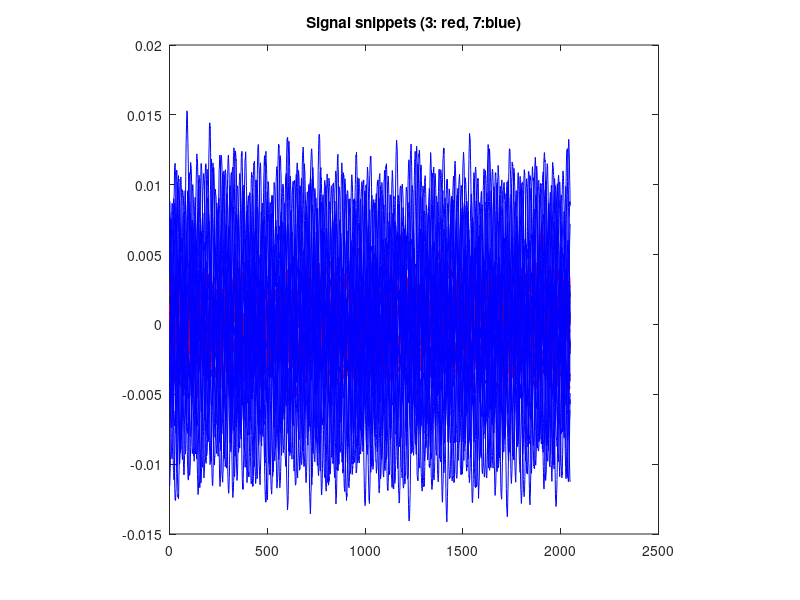
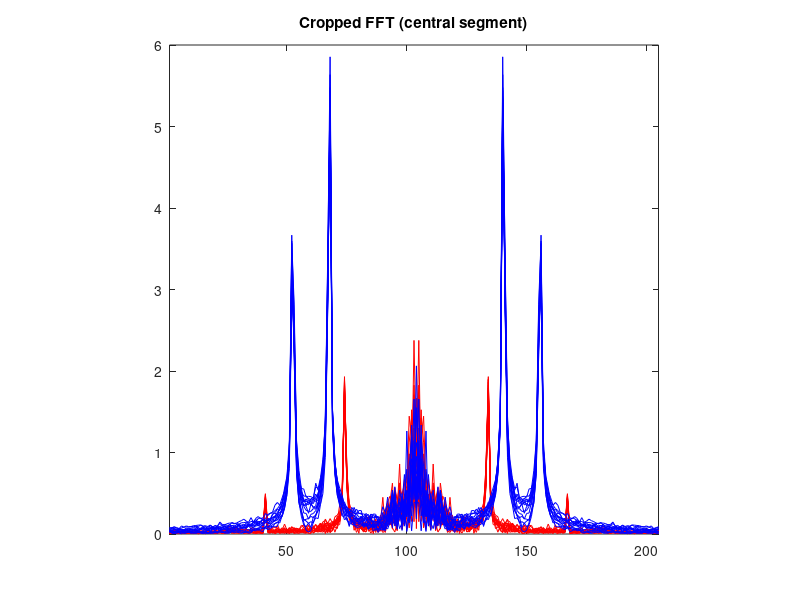

Recreate these plots in MATLAB, in order.
% Divide phone dial sounds into several samples


%% Put data snippets into matrices

% Load precomputed data
load data/twosounds s3 s7 
len = length(s3);

% Initialize sample matrices
N = 2^11;
K = floor(len/N);
s3mat = zeros(N,K);
s7mat = zeros(N,K);

%% Chop the original signals into K snippets, each stored as one column in
% the corresponding matrix
for iii = 1:K
    s3mat(:,iii) = s3((iii-1)*N+[1:N]);
    s7mat(:,iii) = s7((iii-1)*N+[1:N]);
end

%% Plot
figure(1)
clf
plot(s3mat,'r')
hold on
plot(s7mat,'b')
axis square
title('Signal snippets (3: red, 7:blue)');

%% Calculate FFTs

% Fast Fourier transform applied to columns
Fs3mat = fftshift(fft(s3mat),1);
Fs7mat = fftshift(fft(s7mat),1);

% Crop the FFTs
ind1 = round(.45*size(Fs3mat,1));
ind2 = round(.55*size(Fs3mat,1));
Fs3mat = Fs3mat(ind1:ind2,:);
Fs7mat = Fs7mat(ind1:ind2,:);

% Plot
figure(30)
clf
plot(abs(Fs3mat),'r')
hold on
plot(abs(Fs7mat),'b')
axis square
xlim([1 size(Fs3mat,1)])
title('Cropped FFT (central segment)')


%% Train Support Vector Machine (SVM) with *sound* data (bad idea)

% Use 2*Ntrain samples of the data to train an SVM
Ntrain1 = 5;
X = [(s3mat(:,1:Ntrain1)).';(s7mat(:,1:Ntrain1)).'];
Y = [3*ones(Ntrain1,1);7*ones(Ntrain1,1)];
svm1 = fitcsvm(X,Y);

% See how the svm performs with the remaining samples
predict3 = predict(svm1,(s3mat(:,(Ntrain1+1):end)).');
predict7 = predict(svm1,(s7mat(:,(Ntrain1+1):end)).') 


%% Train Support Vector Machine (SVM) with *FFT* data (good idea)

% Use 2*Ntrain samples of the data to train an SVM
Ntrain = 5;
X = [abs(Fs3mat(:,1:Ntrain)).';abs(Fs7mat(:,1:Ntrain)).'];
Y = [3*ones(Ntrain,1);7*ones(Ntrain,1)];
svm = fitcsvm(X,Y);

% See how the svm performs with the remaining samples
predict3 = predict(svm,abs(Fs3mat(:,(Ntrain+1):end)).') 
predict7 = predict(svm,abs(Fs7mat(:,(Ntrain+1):end)).') 



